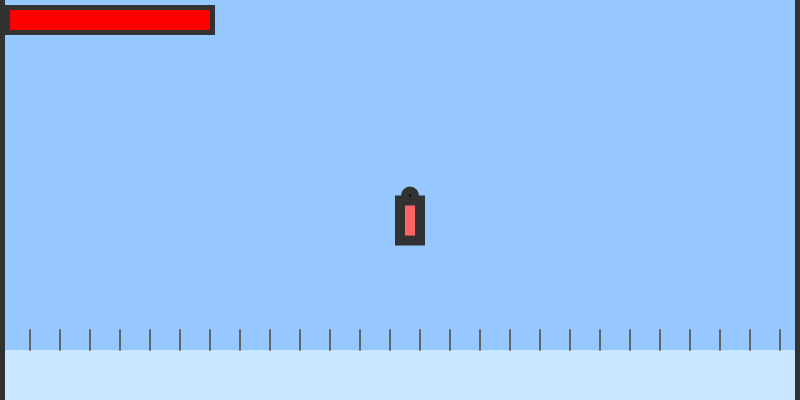
Frame 1 (no input)
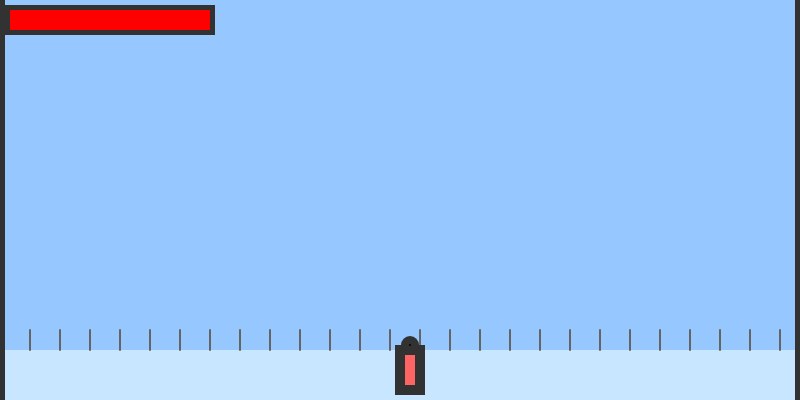
Frame 60 (no input)
Frame 120 (the mouse pressed at the canvas centre since frame 60): identical to frame 60, image omitted

The p5.js sketch that drew these frames (run headless with seeded random() and noise() and a simulated clock; from frame 60 on, the mouse is pressed at the canvas centre):

// p5.js sketch
// ── sketch.js
let snowboarder;
let course;
let camera;
let health = 100;
let gameActive = true;
let shakeIntensity = 0;
let shakeDuration = 0;

function setup() {
  createCanvas(800, 400);
  snowboarder = new Snowboarder();
  course = new Course();
  camera = new Camera();
}

function draw() {
  background(150, 200, 255);

  if (gameActive) {
    // Update game state
    snowboarder.update();
    camera.follow(snowboarder);
    course.update(camera);

    // Check for collisions
    if (snowboarder.collidesWithWalls(course)) {
      health -= 1;
      shakeIntensity = 10;
      shakeDuration = 30;
      if (health <= 0) {
        gameActive = false;
      }
    }

    // Handle shaking
    if (shakeDuration > 0) {
      shakeDuration--;
      translate(random(-shakeIntensity, shakeIntensity), random(-shakeIntensity, shakeIntensity));
    }
  }

  // Draw everything
  course.draw(camera);
  snowboarder.draw(camera);

  // Draw health bar
  drawHealthBar();
}

function drawHealthBar() {
  fill(0);
  rect(10, 10, 200, 20);
  noStroke();
  fill(255, 0, 0);
  rect(10, 10, health * 2, 20);
}

class Snowboarder {
  constructor() {
    this.x = width / 2;
    this.y = height / 2;
    this.width = 20;
    this.height = 40;
    this.speedX = 0;
    this.speedY = 0;
    this.onGround = false;
    this.color = color(255, 100, 100);
  }

  update() {
    // Handle input
    if (keyIsPressed) {
      if (keyCode === LEFT_ARROW) {
        this.speedX -= 0.5;
      } else if (keyCode === RIGHT_ARROW) {
        this.speedX += 0.5;
      }
      if (keyCode === UP_ARROW) {
        this.speedY -= 0.5;
      } else if (keyCode === DOWN_ARROW) {
        this.speedY += 0.5;
      }
      if (key === ' ' && this.onGround) {
        this.speedY = -10;
        this.onGround = false;
      }
    }

    // Apply gravity
    this.speedY += 0.5;

    // Update position
    this.x += this.speedX;
    this.y += this.speedY;

    // Apply friction
    this.speedX *= 0.9;

    // Ground collision
    if (this.y > height - 50) {
      this.y = height - 50;
      this.onGround = true;
      this.speedY = 0;
    }

    // Boundary check for lateral movement
    if (this.x < 0) this.x = 0;
    if (this.x > width) this.x = width;
  }

  draw(camera) {
    push();
    translate(-camera.x, -camera.y);
    fill(this.color);
    rect(this.x, this.y, this.width, this.height);
    // Simple snowboarder body representation
    fill(0);
    ellipse(this.x + 10, this.y - 5, 8, 8); // Head
    pop();
  }

  collidesWithWalls(course) {
    const leftWall = course.leftWall;
    const rightWall = course.rightWall;

    if (this.x < leftWall || this.x > rightWall) {
      return true;
    }
    return false;
  }
}

class Course {
  constructor() {
    this.segments = [];
    this.segmentWidth = 300;
    this.generateSegments();
  }

  generateSegments() {
    for (let i = 0; i < 10; i++) {
      const segment = {
        x: i * this.segmentWidth,
        y: height - 50,
        width: this.segmentWidth,
        height: 50
      };
      this.segments.push(segment);
    }
  }

  update(camera) {
    // Move segments based on camera position
  }

  draw(camera) {
    noStroke();
    fill(200, 230, 255);
    rect(0, height - 50, width, 50); // Ground

    // Draw gradient lines for the course
    stroke(100);
    strokeWeight(2);
    for (let i = 0; i < this.segments.length; i++) {
      const segment = this.segments[i];
      const x = segment.x - camera.x;
      const y = segment.y;

      // Draw gradient lines
      for (let j = 0; j < 10; j++) {
        const lineX = x + j * 30;
        line(lineX, y, lineX, y - 20);
      }
    }

    // Draw sidewalls
    stroke(50);
    strokeWeight(10);
    const leftWall = 0;
    const rightWall = width;

    line(leftWall, 0, leftWall, height);
    line(rightWall, 0, rightWall, height);
  }
}

class Camera {
  constructor() {
    this.x = 0;
  }

  follow(snowboarder) {
    this.x = snowboarder.x - width / 2;
  }
}
